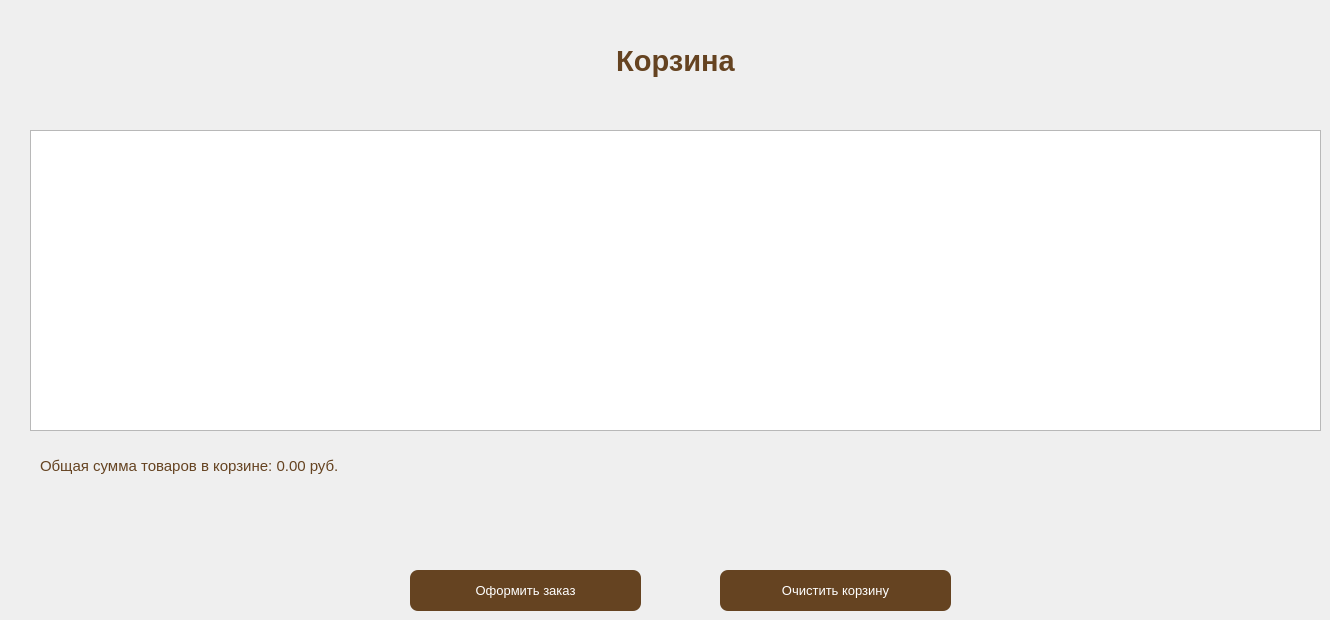
    <widget class="QWidget" name="page_cart">
     <widget class="QWidget" name="verticalLayoutWidget_2">
      <property name="geometry">
       <rect>
        <x>30</x>
        <y>130</y>
        <width>1291</width>
        <height>301</height>
       </rect>
      </property>
      <layout class="QVBoxLayout" name="verticalLayout_cart">
       <item>
        <widget class="QTableWidget" name="tableWidget_cart">
         <property name="autoScroll">
          <bool>true</bool>
         </property>
         <property name="tabKeyNavigation">
          <bool>true</bool>
         </property>
         <property name="showDropIndicator" stdset="0">
          <bool>true</bool>
         </property>
         <attribute name="horizontalHeaderVisible">
          <bool>false</bool>
         </attribute>
         <attribute name="horizontalHeaderCascadingSectionResizes">
          <bool>false</bool>
         </attribute>
         <attribute name="horizontalHeaderDefaultSectionSize">
          <number>321</number>
         </attribute>
         <attribute name="horizontalHeaderHighlightSections">
          <bool>true</bool>
         </attribute>
         <attribute name="horizontalHeaderMinimumSectionSize">
          <number>50</number>
         </attribute>
         <attribute name="horizontalHeaderShowSortIndicator" stdset="0">
          <bool>false</bool>
         </attribute>
         <attribute name="horizontalHeaderStretchLastSection">
          <bool>true</bool>
         </attribute>
         <attribute name="verticalHeaderVisible">
          <bool>false</bool>
         </attribute>
         <column>
          <property name="text">
           <string>Название</string>
          </property>
          <property name="textAlignment">
           <set>AlignCenter</set>
          </property>
         </column>
         <column>
          <property name="text">
           <string>Цена</string>
          </property>
          <property name="textAlignment">
           <set>AlignCenter</set>
          </property>
         </column>
         <column>
          <property name="text">
           <string>Количество</string>
          </property>
          <property name="textAlignment">
           <set>AlignCenter</set>
          </property>
         </column>
         <column>
          <property name="text">
           <string>Итого</string>
          </property>
          <property name="textAlignment">
           <set>AlignCenter</set>
          </property>
         </column>
        </widget>
       </item>
      </layout>
     </widget>
     <widget class="QLabel" name="label_cart">
      <property name="geometry">
       <rect>
        <x>530</x>
        <y>20</y>
        <width>291</width>
        <height>81</height>
       </rect>
      </property>
      <property name="font">
       <font>
        <pointsize>22</pointsize>
        <weight>75</weight>
        <bold>true</bold>
       </font>
      </property>
      <property name="styleSheet">
       <string notr="true">color: #654321;
</string>
      </property>
      <property name="text">
       <string>Корзина</string>
      </property>
      <property name="alignment">
       <set>Qt::AlignCenter</set>
      </property>
     </widget>
     <widget class="QLabel" name="label">
      <property name="geometry">
       <rect>
        <x>40</x>
        <y>450</y>
        <width>561</width>
        <height>31</height>
       </rect>
      </property>
      <property name="font">
       <font>
        <pointsize>11</pointsize>
       </font>
      </property>
      <property name="styleSheet">
       <string notr="true">color: #654321;</string>
      </property>
      <property name="text">
       <string>Общая сумма товаров в корзине: 0.00 руб.</string>
      </property>
     </widget>
     <widget class="QPushButton" name="btn_orders_cart">
      <property name="geometry">
       <rect>
        <x>410</x>
        <y>570</y>
        <width>231</width>
        <height>41</height>
       </rect>
      </property>
      <property name="font">
       <font>
        <pointsize>10</pointsize>
       </font>
      </property>
      <property name="styleSheet">
       <string notr="true">QPushButton:enabled {
    background-color: #654321;
    color: white;
    border-radius: 8px;
}

QPushButton:disabled {
    background-color: rgba(160, 82, 45, 0.5);
    color: rgba(255, 255, 255, 0.5);
    border-radius: 8px;
}
</string>
      </property>
      <property name="text">
       <string>Оформить заказ</string>
      </property>
     </widget>
     <widget class="QPushButton" name="btn_clear_cart">
      <property name="geometry">
       <rect>
        <x>720</x>
        <y>570</y>
        <width>231</width>
        <height>41</height>
       </rect>
      </property>
      <property name="font">
       <font>
        <pointsize>10</pointsize>
       </font>
      </property>
      <property name="styleSheet">
       <string notr="true">QPushButton:enabled {
    background-color: #654321;
    color: white;
    border-radius: 8px;
}

QPushButton:disabled {
    background-color: rgba(160, 82, 45, 0.5);
    color: rgba(255, 255, 255, 0.5);
    border-radius: 8px;
}
</string>
      </property>
      <property name="text">
       <string>Очистить корзину</string>
      </property>
     </widget>
    </widget>
